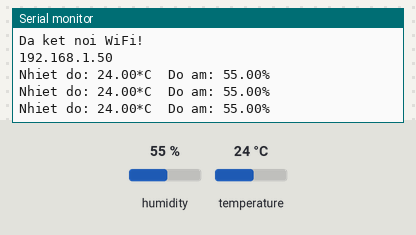
This sketch was run on a simulated ESP8266 (NodeMCU). Shown: the last lines printed to the serial monitor. Inputs (shaded band) come from the test bench; at power-on: humidity 55 %, temperature 24 °C. WiFi joins after 1.5 s; servers stay silent unless stated.

Above: at 3.7 s.
3.8 s: humidity set to 22 %
At 5.0 s:
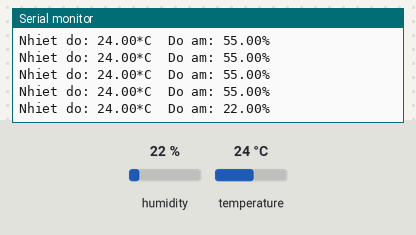
6.5 s: temperature set to 12 °C
At 7.0 s:
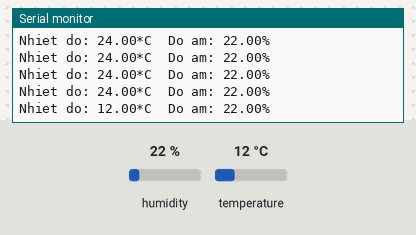
9.2 s: humidity set to 40 %
At 9.2 s:
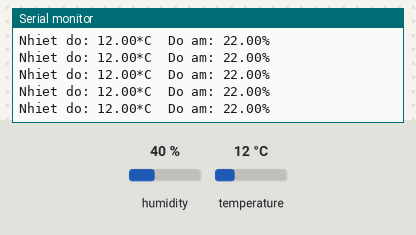
Timing chart, 0 to 12.2 s (numbered marks = the images above; inputs shaded):
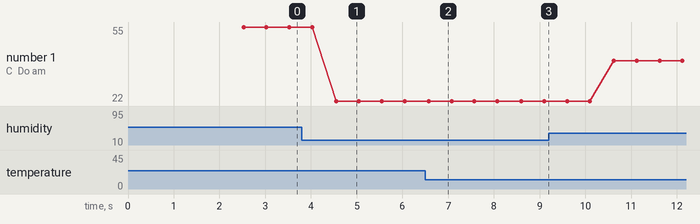

The sketch:

dht11_firebase.ino
```cpp
#include <FirebaseESP8266.h>
#include <DHT.h>
#include  <ESP8266WiFi.h>

#define FIREBASE_HOST "https://dht11-127b3-default-rtdb.firebaseio.com/"
#define FIREBASE_AUTH "SftGzo6EJMJqpTa8i8DphVnYxwfdugy23FuNlcRE"
#define WIFI_SSID "Hoangbao" // Thay đổi tên wifi của bạn
#define WIFI_PASSWORD "wifikhongcochua" // Thay đổi password wifi của bạn
#define DHTPIN 14    // Chân dữ liệu của DHT 11 , với NodeMCU chân D5 GPIO là 14
#define DHTTYPE DHT11   // DHT 11

DHT dht(DHTPIN, DHTTYPE);
FirebaseData fbdo;

void setup() {

  Serial.begin(9600);
  delay(1000);
  WiFi.begin (WIFI_SSID, WIFI_PASSWORD);
  Serial.print("Dang ket noi");
  while (WiFi.status() != WL_CONNECTED) {
    Serial.print(".");
    delay(500);
  }

  dht.begin();
  Serial.println ("");
  Serial.println ("Da ket noi WiFi!");
  Serial.println(WiFi.localIP());
  Firebase.begin(FIREBASE_HOST, FIREBASE_AUTH);

}

void loop() {

  float h = dht.readHumidity();
  float t = dht.readTemperature();  // Đọc nhiệt độ theo độ C

  if (isnan(h) || isnan(t)) {
    Serial.println("Failed to read from DHT sensor!");
    return;

  }

  Serial.print("Nhiet do: ");
  Serial.print(t);
  Serial.print("*C  ");
  Serial.print("Do am: ");
  Serial.print(h);
  Serial.println("%  ");

  Firebase.setFloat( fbdo,"Nhiet do", t);

  Firebase.setFloat ( fbdo,"Do am", h);

  delay(200);

}
```

Measured:
- after the input at 3.8 s, the serial monitor: prints a new line after 0.75 s (image 1)
- after the input at 6.5 s, the serial monitor: prints a new line after 0.07 s (image 2)
- plotted number 1: 55 → 22 after the input at 3.8 s, 22 → 40 after the input at 9.2 s
